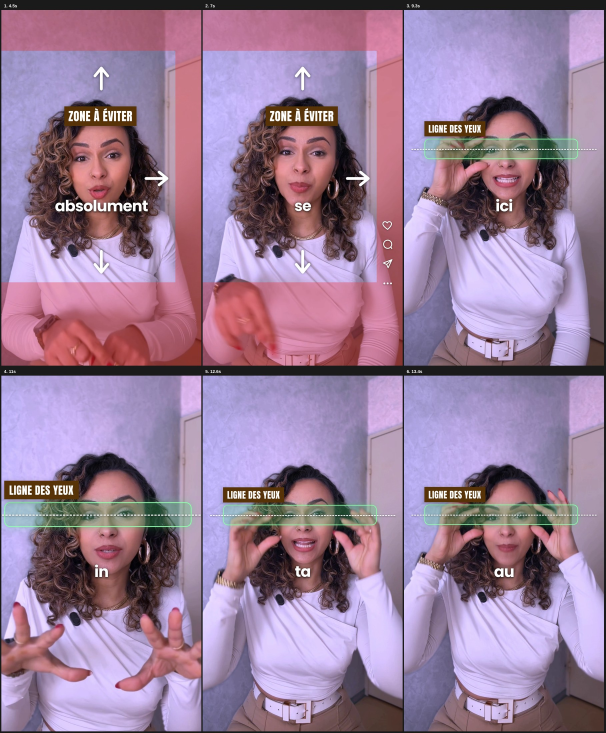
#> input picture reels/zone/renders/apercu-zone.jpg, 1816 x 2198 px (shown at 1/3 size)
$ python -i lilac.py   (imports and definitions only)
#> lines starting #> are read from the running program, lines starting #| are printed output that depends on the picture
#!/usr/bin/env python3
"""Lilac look of Maé's "Ton rythme de publi" reel: the blue-grey wall is found by colour
(blue above red), relit and re-tinted to her lilac (#B5A0DD, pinker on the right), everything warm stays as shot.

PY lilac.py in.mp4 out.mp4          (PY lilac.py --frame in.png out.png for a test still)
"""
import subprocess
import sys

import numpy as np
from PIL import Image, ImageFilter

W, H = 1080, 1920
LIFT = 1.22                                    # this wall is already light
LEFT = np.array([0.99, 0.94, 1.30], np.float32)  # lilac chroma (rgb / luma), bluish-lilac on the left ...
RIGHT = np.array([1.12, 0.91, 1.17], np.float32)  # ... pinker on the right
X = np.linspace(0, 1, W, dtype=np.float32)[None, :, None]
TINT = LEFT * (1 - X) + RIGHT * X
SUBJ = np.array([0.94, 0.87, 1.16], np.float32)       # skin a touch rosier, the white top lavender-white


def grade(rgb):
    f = rgb.astype(np.float32)
    r, g, b = f[..., 0], f[..., 1], f[..., 2]
    m = np.clip((b - r + 1) / 12, 0, 1)
    m = np.asarray(Image.fromarray((m * 255).astype(np.uint8)).filter(ImageFilter.GaussianBlur(6)), np.float32)[..., None] / 255
    luma_s = None  # (soft key: no blocky edges on the compressed wall)           # wall = blue above red (this wall is greyer: wider key); skin / hair / cream top are warm
    luma = np.asarray(Image.fromarray(np.clip(0.299 * r + 0.587 * g + 0.114 * b, 0, 255).astype(np.uint8)).filter(ImageFilter.GaussianBlur(1.2)), np.float32)[..., None]
    wall = np.clip(luma * LIFT, 0, 245) * TINT
    subj = f * SUBJ                                           # her: the same cool-pink light as in her reel
    out = subj * (1 - m) + wall * m
    return np.clip(out, 0, 255).astype(np.uint8)


# [3 lines not run here, left out]
src, dst = sys.argv[1], sys.argv[2]
# [1 line that did not run here, left out]
# [3 lines that did not run here, left out]
n = 0
# [9 lines not run here, left out]

>>> import cv2
>>> picture = cv2.imread('renders/apercu-zone.jpg', cv2.IMREAD_GRAYSCALE)
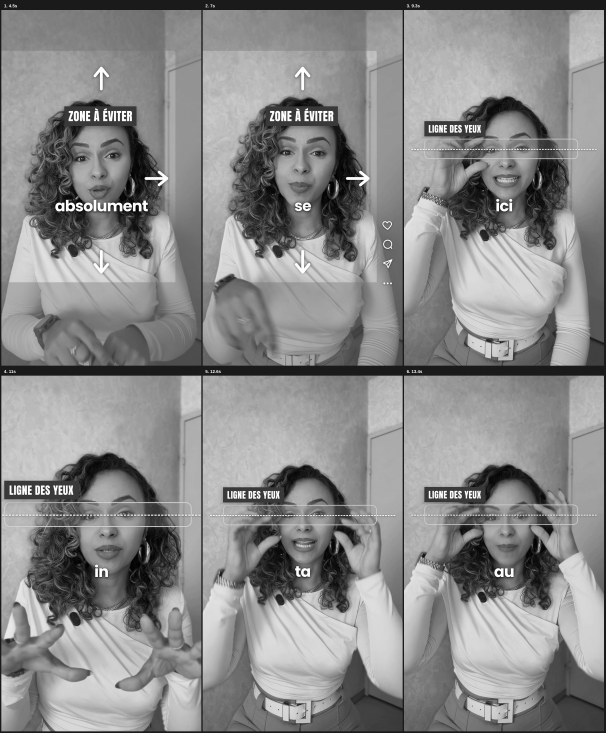
#> picture: shape (2198, 1816) (shown at 1/3 size); min 0, max 255, mean 137.8
>>> result = grade(picture)
#> in grade, `r, g, b = f[..., 0], f[..., 1], f[..., 2]`: r = 2198 values, max 31 at index 1549, min 18 at index 1097, mean 25.98; g = 2198 values, max 33 at index 24, min 17 at index 27, mean 25.99; b = 2198 values, max 34 at index 26, min 17 at index 1099, mean 25.95
#> in grade, `m = np.clip((b - r + 1) / 12, 0, 1)`: m = 2198 values, max 1 at index 1121, min 0 at index 25, mean 0.0897
#> in grade, `m = np.asarray(Image.fromarray((m * 255).astype(np.uint8)).filter(Imag..`: m = 2198 values, max 0.318 at index 2197, min 0.00784 at index 1083, mean 0.089
#> in grade, `luma = np.asarray(Image.fromarray(np.clip(0.299 * r + 0.587 * g + 0.11..`: luma = 2198 values, max 27 at index 23, min 24 at index 27, mean 25.58
#> in grade, `wall = np.clip(luma * LIFT, 0, 245) * TINT`:
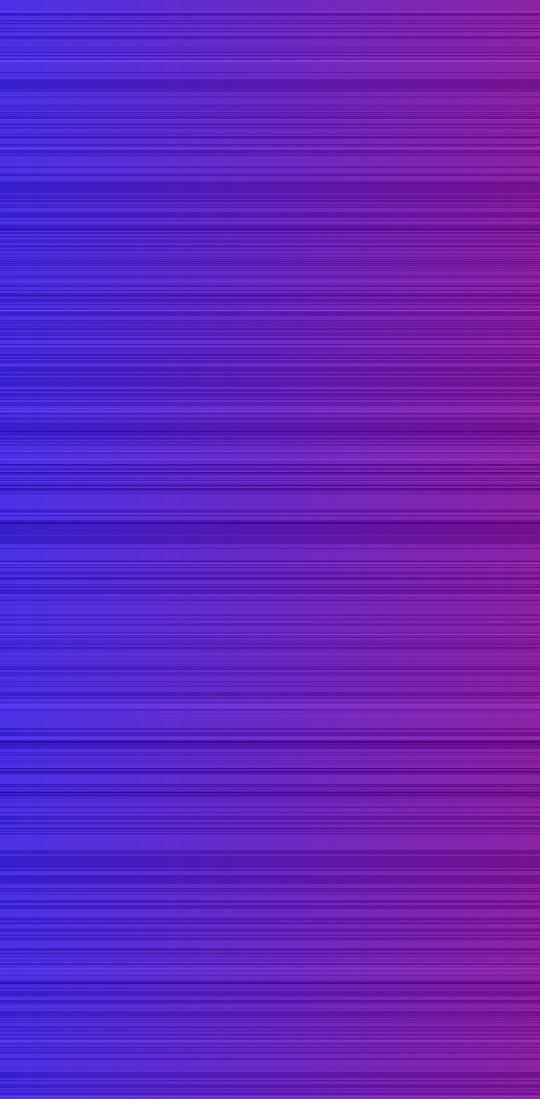
#> wall: shape (2198, 1080, 3) float32 (shown at 1/2 size); mean of channels 0, 1, 2 32.8, 28.5, 38.8; drawn with min black and max white
#> (the run stopped early here; a loop or call above may not have finished)
